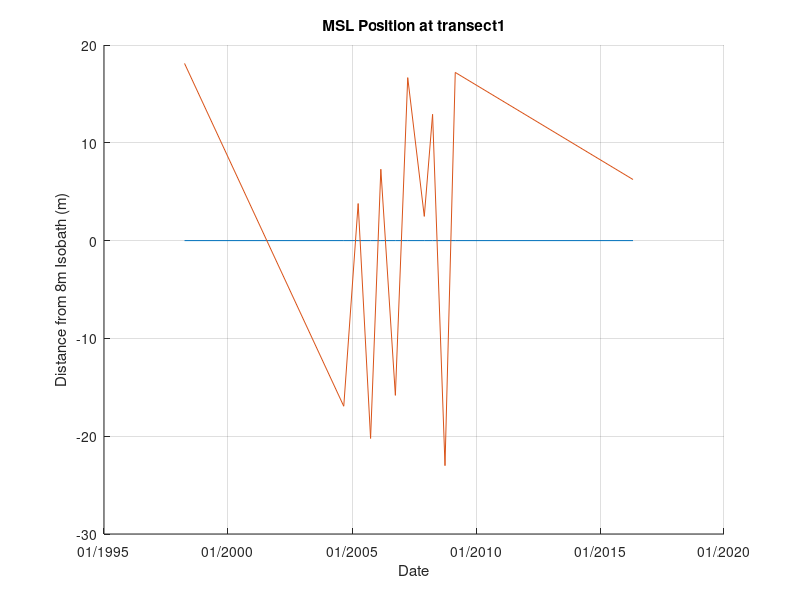
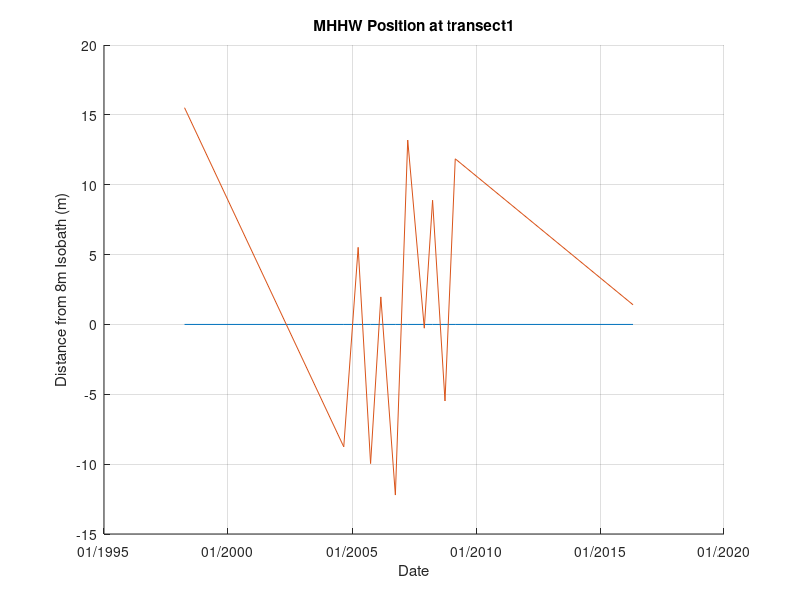

The MATLAB source for these figures, in order:
%% Description
%{
Here the accumulative distance value starts from -8m isobath. The profile 
of each transects are plotted but the graphs are not modified, i.e., the
wave affected offshore elevation data is not treated properly.

The shoreline positions at MSL and MHHW are calculated, i.e., find the
distance at which the transect profiles reach MSL or MHHW

At some of the date, the dem collected doesn't reach MSL or MHHW and thus
eleminated in the plot, so only 16 dem data are used in this Script
%}

clear all; close all; clc

%% For MSL
%Initialization
% Read CSV files
rawdata = csvread('MSL difference.csv',1,1);

% Delete invalid data (data with confusing collecting data)
rawdata_d = [rawdata(1:11, :); rawdata(16,:)];

Datestring = ['04/1998';'09/2004';'04/2005';'10/2005';'03/2006';'10/2006';...
    '04/2007';'12/2007';'04/2008';'10/2008';'03/2009';'05/2016'];
formatin = 'mm/yyyy';
ta = datenum(Datestring,formatin);

%% Plot Individually
% For Cross Section - n
figure(1); hold on;grid on;
n = 1;
ref = zeros(12,1);
plot(ta,ref)
plot(ta,rawdata_d(:,n))
dateFormat = 'mm/yyyy';
datetick('x',dateFormat)
xlabel('Date')
ylabel('Distance from 8m Isobath (m)')
title (['MSL Position at transect',num2str(n)])

%% Subplot
% for i = 1:25
%     subplot(5,5,i);hold on;
%     plot(ta,rawdata_d(:,i),'-')
%     dateFormat = 'mm/yyyy';
%     datetick('x',dateFormat)
%     grid on; 
% end

%% For MHHW
%Initialization
% Read CSV files
rawdata = csvread('MHHW difference.csv',1,1);

% Delete invalid data (data with confusing collecting data)
rawdata_d = [rawdata(1:11, :); rawdata(16,:)];

Datestring = ['04/1998';'09/2004';'04/2005';'10/2005';'03/2006';'10/2006';...
    '04/2007';'12/2007';'04/2008';'10/2008';'03/2009';'05/2016'];
formatin = 'mm/yyyy';
ta = datenum(Datestring,formatin);

%% Plot Individually
% For Cross Section - n
figure(2); hold on;grid on;
n = 1;
ref = zeros(12,1);
plot(ta,ref)
plot(ta,rawdata_d(:,n))
dateFormat = 'mm/yyyy';
datetick('x',dateFormat)
xlabel('Date')
ylabel('Distance from 8m Isobath (m)')
title (['MHHW Position at transect',num2str(n)])

%% Subplot
% for i = 1:25
%     subplot(5,5,i);hold on;
%     plot(ta,rawdata_d(:,i),'-')
%     dateFormat = 'mm/yyyy';
%     datetick('x',dateFormat)
%     grid on; 
% end
